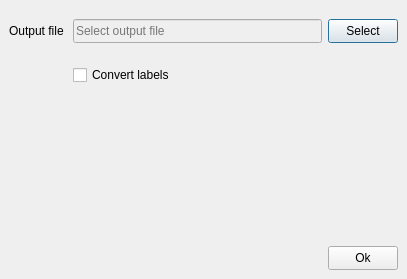
<?xml version="1.0" encoding="UTF-8"?>
<ui version="4.0">
 <class>ExportWindow</class>
 <widget class="QDialog" name="ExportWindow">
  <property name="geometry">
   <rect>
    <x>0</x>
    <y>0</y>
    <width>407</width>
    <height>279</height>
   </rect>
  </property>
  <property name="windowTitle">
   <string>Export</string>
  </property>
  <property name="windowIcon">
   <iconset resource="files.qrc">
    <normaloff>:/resources/icons/32x32/dasm8080.png</normaloff>:/resources/icons/32x32/dasm8080.png</iconset>
  </property>
  <layout class="QGridLayout" name="gridLayout">
   <property name="leftMargin">
    <number>0</number>
   </property>
   <property name="topMargin">
    <number>0</number>
   </property>
   <property name="rightMargin">
    <number>0</number>
   </property>
   <property name="bottomMargin">
    <number>0</number>
   </property>
   <property name="spacing">
    <number>0</number>
   </property>
   <item row="0" column="0">
    <widget class="QWidget" name="widget" native="true">
     <layout class="QGridLayout" name="gridLayout_2">
      <property name="leftMargin">
       <number>0</number>
      </property>
      <property name="topMargin">
       <number>0</number>
      </property>
      <property name="rightMargin">
       <number>0</number>
      </property>
      <property name="bottomMargin">
       <number>0</number>
      </property>
      <property name="spacing">
       <number>0</number>
      </property>
      <item row="0" column="0">
       <widget class="QFrame" name="frame">
        <property name="frameShape">
         <enum>QFrame::NoFrame</enum>
        </property>
        <property name="frameShadow">
         <enum>QFrame::Raised</enum>
        </property>
        <layout class="QGridLayout" name="gridLayout_3">
         <property name="verticalSpacing">
          <number>12</number>
         </property>
         <item row="4" column="0">
          <spacer name="verticalSpacer_2">
           <property name="orientation">
            <enum>Qt::Vertical</enum>
           </property>
           <property name="sizeHint" stdset="0">
            <size>
             <width>20</width>
             <height>40</height>
            </size>
           </property>
          </spacer>
         </item>
         <item row="0" column="1">
          <spacer name="verticalSpacer">
           <property name="orientation">
            <enum>Qt::Vertical</enum>
           </property>
           <property name="sizeType">
            <enum>QSizePolicy::Fixed</enum>
           </property>
           <property name="sizeHint" stdset="0">
            <size>
             <width>20</width>
             <height>10</height>
            </size>
           </property>
          </spacer>
         </item>
         <item row="1" column="0" alignment="Qt::AlignRight">
          <widget class="QLabel" name="label">
           <property name="minimumSize">
            <size>
             <width>0</width>
             <height>24</height>
            </size>
           </property>
           <property name="maximumSize">
            <size>
             <width>16777215</width>
             <height>24</height>
            </size>
           </property>
           <property name="text">
            <string>Output file </string>
           </property>
           <property name="alignment">
            <set>Qt::AlignRight|Qt::AlignTrailing|Qt::AlignVCenter</set>
           </property>
          </widget>
         </item>
         <item row="1" column="2">
          <widget class="QPushButton" name="buttonSelectFile">
           <property name="minimumSize">
            <size>
             <width>70</width>
             <height>24</height>
            </size>
           </property>
           <property name="maximumSize">
            <size>
             <width>70</width>
             <height>24</height>
            </size>
           </property>
           <property name="text">
            <string>Select</string>
           </property>
          </widget>
         </item>
         <item row="2" column="0">
          <spacer name="verticalSpacer_3">
           <property name="orientation">
            <enum>Qt::Vertical</enum>
           </property>
           <property name="sizeType">
            <enum>QSizePolicy::Fixed</enum>
           </property>
           <property name="sizeHint" stdset="0">
            <size>
             <width>20</width>
             <height>10</height>
            </size>
           </property>
          </spacer>
         </item>
         <item row="5" column="2">
          <widget class="QPushButton" name="buttonApply">
           <property name="minimumSize">
            <size>
             <width>70</width>
             <height>24</height>
            </size>
           </property>
           <property name="maximumSize">
            <size>
             <width>70</width>
             <height>24</height>
            </size>
           </property>
           <property name="text">
            <string>Ok</string>
           </property>
          </widget>
         </item>
         <item row="1" column="1">
          <widget class="QLineEdit" name="lineEdit">
           <property name="enabled">
            <bool>false</bool>
           </property>
           <property name="minimumSize">
            <size>
             <width>0</width>
             <height>24</height>
            </size>
           </property>
           <property name="maximumSize">
            <size>
             <width>16777215</width>
             <height>24</height>
            </size>
           </property>
           <property name="placeholderText">
            <string>Select output file</string>
           </property>
          </widget>
         </item>
         <item row="3" column="1">
          <widget class="QCheckBox" name="checkBox">
           <property name="text">
            <string>Convert labels</string>
           </property>
          </widget>
         </item>
        </layout>
       </widget>
      </item>
     </layout>
    </widget>
   </item>
  </layout>
 </widget>
 <resources>
  <include location="files.qrc"/>
 </resources>
 <connections/>
</ui>
